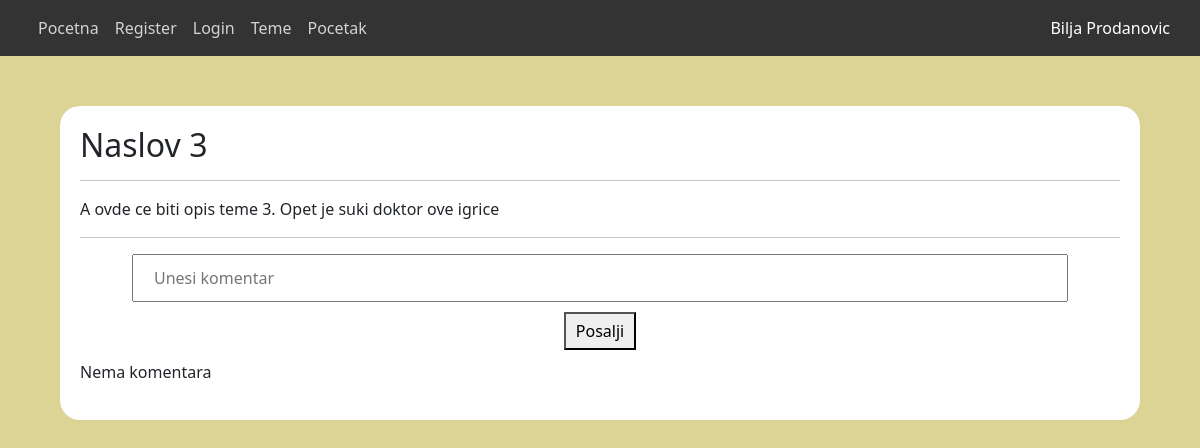
The app's page /zadaci/forum/php/diskusija.php?id=3 (signed in) with its own data.
### tables this page shows
CREATE TABLE `teme` (
  `id` int(11) NOT NULL,
  `naziv_teme` varchar(50) NOT NULL,
  `opis_teme` text NOT NULL,
  `datum_kreiranja` varchar(50) NOT NULL,
  `email` varchar(50) NOT NULL
);

### zadaci/forum/php/diskusija.php (the view, shortened to what this page needs)
<!DOCTYPE html>
<?php
if (empty($_SESSION['ime'])) {
    $komentar = $komentarErr = $stanje = $email = $psw = $ime = $prezime = $_SESSION['ime'] = $_SESSION['prezime'] = $_SESSION['mejl'] = $_SESSION['sifra'] = "";
} else {
    $komentar = $komentarErr = $stanje = $email = $psw = $ime = $prezime = "";
}
?>
<html lang="en">
<head>
    <link rel="stylesheet" href="https://unpkg.com/aos@next/dist/aos.css" />
    <link href="https://cdn.jsdelivr.net/npm/bootstrap@5.2.2/dist/css/bootstrap.min.css" rel="stylesheet"
>
    <link rel="stylesheet" href="../layout/style.css">
</head>
<body>
    <header>
        <div class="container">
            <div class="row">
                <nav class="navbar navbar-expand-lg">
                    <div class="col-md-6">
                        <ul class="navbar-nav me-auto mb-2 mb-lg-0 ">
                            <li class="nav-item">
                                <a class="nav-link" href="../index.php">Pocetna</a>
                            </li>
                            <li class="nav-item">
                                <a class="nav-link" href="./register.php">Register</a>
                            </li>
                            <li class="nav-item">
                                <a class="nav-link" href="./login.php">Login</a>
                            </li>
                            <li class="nav-item">
                                <a class="nav-link" href="./tema.php">Teme</a>
                            </li>
                            <li class="nav-item">
                                <a class="nav-link" href="../../../index.php">Pocetak</a>
                            </li>
                        </ul>
                    </div>
                    <div class="col-md-6">
                        <a style="color: #fff;" href="./logout.php">
                            <?php echo $_SESSION['ime'] . " " . $_SESSION['prezime']; ?>
                        </a>
                    </div>
                </nav>
            </div>
        </div>
    </header>
    <section id="tema">
        <?php
        require './konekcija.php';
        $id = $_GET['id'];
        $sql = "SELECT * FROM teme WHERE id = '$id' LIMIT 1";
        $res = mysqli_query($conn, $sql);
        if (mysqli_num_rows($res) > 0) {
            while ($row = mysqli_fetch_assoc($res)) {
                echo '<h2>' . $row['naziv_teme'] . '</h2>
                    <hr>
                    <p> ' . $row['opis_teme'] . ' </p>
                    <hr>
                    <div id="komentar-blok" >
                        <form method="POST" action="' . htmlspecialchars($_SERVER["PHP_SELF"]) . '">
                            <input name="komentar" id="komentar" style="padding: 10px 20px; width: 90%; display: block; margin: auto;" type="text" placeholder="Unesi komentar" />
                            <button type="submit" style="padding: 5px 10px; display: block; margin: 10px auto;">Posalji</button>
                            ' . $komentarErr . '
                        </form>
                    </div>
                ';
                $sql1 = "SELECT * FROM komentari WHERE id_teme = '$id'";
                $res1 = mysqli_query($conn, $sql1);
                if(mysqli_num_rows($res1) > 0) {
                    echo '<h3 style="text-align: center;">Komentari</h3>';
                    while ($row1 = mysqli_fetch_assoc($res1)) {
                        echo 'Autor: ' . $row['email'];
                        echo 'Komentar: ' . $row1['tekst'];
                    }
                }else {
                    echo '<p>Nema komentara</p>';
                }
            }
        }
        ?>
    </section>
</body>
</html>

### zadaci/forum/layout/style.css (style rules this page uses)
* { margin: 0; padding: 0; }
body { background-color: rgb(219, 212, 148); }
header { background-color: #333; }
header nav .col-md-6 ul li a { color: #d3d3d3; }
header nav .col-md-6 a { color: #d3d3d3; text-decoration: none; transition: .2s; float: right; }
section#tema { width: 90%; margin: 50px auto 0 auto; }
section#tema, section#forma .container { background-color: #fff; border-radius: 20px; padding: 20px; }

### records on screen
teme: naziv_teme "Naslov 3", opis_teme "A ovde ce biti opis teme 3. Opet je suki doktor ove igrice"

### other values on screen
$_SESSION['ime'] "Bilja"
$_SESSION['prezime'] "Prodanovic"
